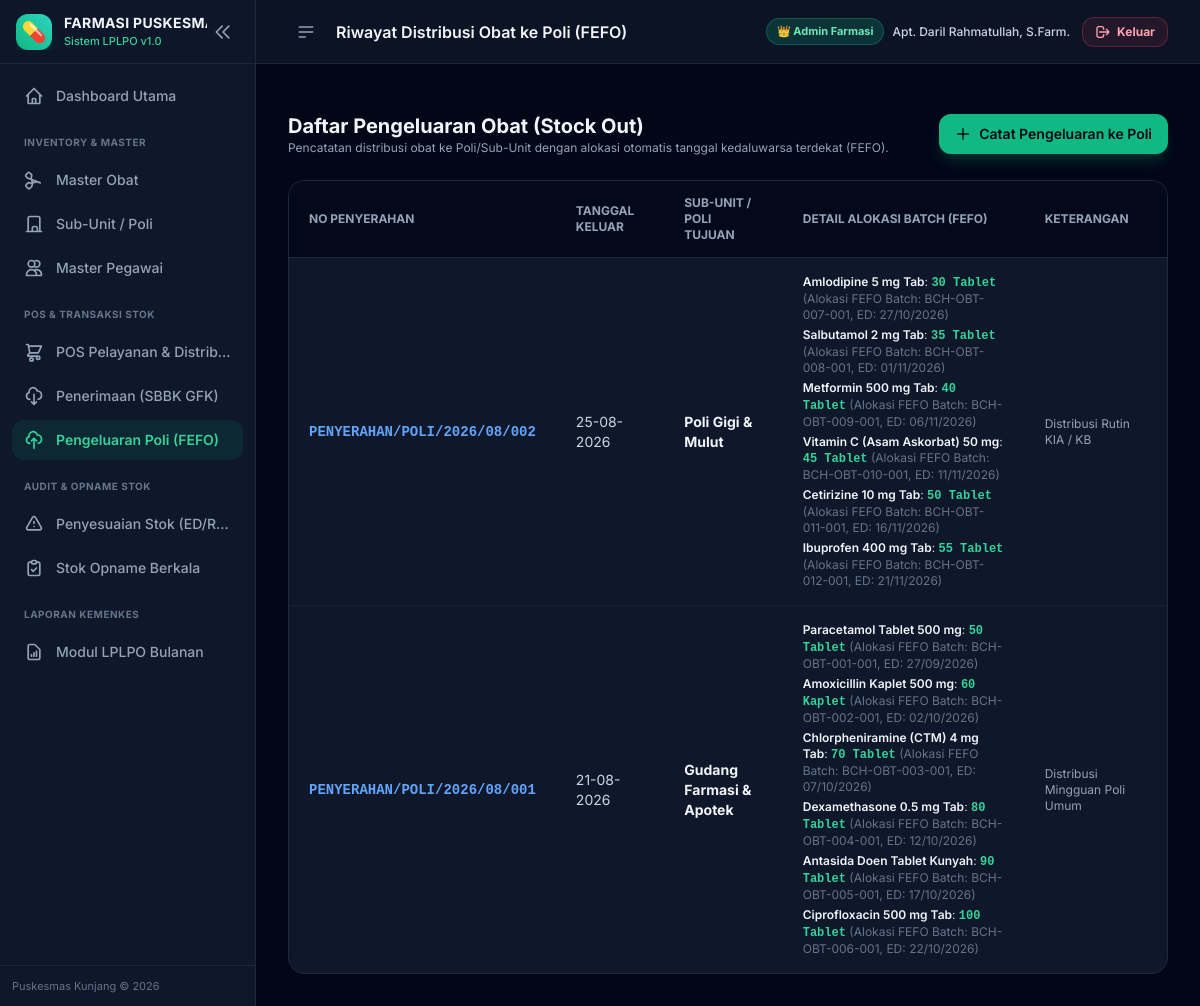
The app's page /transaksi/keluar (signed in) with its own data.
### app/models.py (models this page shows, shortened)
class BaseModel(db.Model):
    __abstract__ = True

class TransaksiKeluar(BaseModel):
    __tablename__ = 'transaksi_keluar'
    id = db.Column(db.Integer, primary_key=True)
    no_penyerahan = db.Column(db.String(50), nullable=False)
    subunit_id = db.Column(db.Integer, db.ForeignKey('sub_unit.id'), nullable=False)
    tanggal_keluar = db.Column(db.Date, nullable=False, default=date.today)
    keterangan = db.Column(db.Text)
    created_at = db.Column(db.DateTime, default=datetime.utcnow)
    items = db.relationship('TransaksiKeluarItem', backref='transaksi', lazy=True, cascade="all, delete-orphan")

class SubUnit(BaseModel):
    __tablename__ = 'sub_unit'
    id = db.Column(db.Integer, primary_key=True)
    nama_subunit = db.Column(db.String(100), nullable=False, unique=True)
    penanggung_jawab = db.Column(db.String(100))
    keterangan = db.Column(db.String(255))
    created_at = db.Column(db.DateTime, default=datetime.utcnow)
    transaksi_keluar = db.relationship('TransaksiKeluar', backref='subunit', lazy=True)

class TransaksiKeluarItem(BaseModel):
    __tablename__ = 'transaksi_keluar_item'
    id = db.Column(db.Integer, primary_key=True)
    transaksi_keluar_id = db.Column(db.Integer, db.ForeignKey('transaksi_keluar.id'), nullable=False)
    obat_id = db.Column(db.Integer, db.ForeignKey('obat.id'), nullable=False)
    batch_id = db.Column(db.Integer, db.ForeignKey('batch_obat.id'), nullable=False)
    jumlah = db.Column(db.Integer, nullable=False)
    obat = db.relationship('Obat')
    batch = db.relationship('BatchObat')

class Obat(BaseModel):
    __tablename__ = 'obat'
    id = db.Column(db.Integer, primary_key=True)
    kode_obat = db.Column(db.String(50), unique=True, nullable=False, index=True)
    nama_obat = db.Column(db.String(150), nullable=False)
    bentuk_sediaan = db.Column(db.String(50), default='Tablet')
    satuan = db.Column(db.String(30), default='Tablet')
    kategori = db.Column(db.String(50), default='Generik')
    harga_satuan = db.Column(db.Float, default=0.0)
    stok_minimum = db.Column(db.Integer, default=10)
    buffer_percent = db.Column(db.Float, default=0.20)
    created_at = db.Column(db.DateTime, default=datetime.utcnow)
    batches = db.relationship('BatchObat', backref='obat', lazy=True, cascade="all, delete-orphan")

class BatchObat(BaseModel):
    __tablename__ = 'batch_obat'
    id = db.Column(db.Integer, primary_key=True)
    obat_id = db.Column(db.Integer, db.ForeignKey('obat.id'), nullable=False)
    no_batch = db.Column(db.String(50), nullable=False)
    expired_date = db.Column(db.Date, nullable=False)
    stok_awal = db.Column(db.Integer, default=0)
    stok_sekarang = db.Column(db.Integer, default=0)
    sumber_dana = db.Column(db.String(50), default='APBD')
    harga_batch = db.Column(db.Float, default=0.0)
    created_at = db.Column(db.DateTime, default=datetime.utcnow)

### app/routes/transaksi.py (the view)
@transaksi_bp.route('/keluar')
def list_keluar():
    page = request.args.get('page', 1, type=int)
    pagination = TransaksiKeluar.query.order_by(TransaksiKeluar.tanggal_keluar.desc()).paginate(page=page, per_page=15, error_out=False)
    transaksi_list = pagination.items
    return render_template('transaksi/keluar_list.html', transaksi_list=transaksi_list, pagination=pagination)

### app/templates/transaksi/keluar_list.html (shortened to what this page needs)
{% extends 'base.html' %}
{% block header_title %}Riwayat Distribusi Obat ke Poli (FEFO){% endblock %}
{% block content %}
<div class="space-y-6">
    <div class="flex flex-col sm:flex-row items-start sm:items-center justify-between gap-4">
        <div>
            <h3 class="text-xl font-bold text-slate-100">Daftar Pengeluaran Obat (Stock Out)</h3>
            <p class="text-xs text-slate-400">Pencatatan distribusi obat ke Poli/Sub-Unit dengan alokasi otomatis tanggal kedaluwarsa terdekat (FEFO).</p>
        </div>
        <a href="{{ url_for('transaksi.tambah_keluar') }}" class="px-4 py-2.5 bg-emerald-500 hover:bg-emerald-400 text-slate-950 font-semibold rounded-xl transition-all shadow-lg shadow-emerald-500/20 flex items-center gap-2 text-sm">
            <svg class="w-4 h-4" fill="none" stroke="currentColor" viewBox="0 0 24 24"><path stroke-linecap="round" stroke-linejoin="round" stroke-width="2" d="M12 4v16m8-8H4"/></svg>
            Catat Pengeluaran ke Poli
        </a>
    </div>
    <div class="bg-slate-900 rounded-2xl border border-slate-800 overflow-hidden">
        <div class="overflow-x-auto">
            <table class="w-full text-sm text-left">
                <thead class="text-xs uppercase bg-slate-950/80 text-slate-400 border-b border-slate-800">
                    <tr>
                        <th class="px-5 py-3.5">No Penyerahan</th>
                        <th class="px-5 py-3.5">Tanggal Keluar</th>
                        <th class="px-5 py-3.5">Sub-Unit / Poli Tujuan</th>
                        <th class="px-5 py-3.5">Detail Alokasi Batch (FEFO)</th>
                        <th class="px-5 py-3.5">Keterangan</th>
                    </tr>
                </thead>
                <tbody class="divide-y divide-slate-800/60">
                    {% if transaksi_list %}
                        {% for t in transaksi_list %}
                        <tr class="hover:bg-slate-800/40 transition-colors">
                            <td class="px-5 py-4 font-mono font-bold text-blue-400">{{ t.no_penyerahan }}</td>
                            <td class="px-5 py-4 text-slate-300">{{ t.tanggal_keluar.strftime('%d-%m-%Y') }}</td>
                            <td class="px-5 py-4 font-bold text-slate-100">{{ t.subunit.nama_subunit }}</td>
                            <td class="px-5 py-4">
                                <div class="space-y-1">
                                    {% for item in t.items %}
                                    <div class="text-xs text-slate-300">
                                        <span class="font-semibold text-slate-100">{{ item.obat.nama_obat }}</span>:
                                        <span class="font-mono text-emerald-400 font-bold">{{ item.jumlah|number }} {{ item.obat.satuan }}</span>
                                        <span class="text-slate-500">(Alokasi FEFO Batch: {{ item.batch.no_batch }}, ED: {{ item.batch.expired_date.strftime('%d/%m/%Y') }})</span>
                                    </div>
                                    {% endfor %}
                                </div>
                            </td>
                            <td class="px-5 py-4 text-slate-400 text-xs">{{ t.keterangan or '-' }}</td>
                        </tr>
                        {% endfor %}
                    {% else %}
                        <tr>
                            <td colspan="5" class="text-center py-8 text-slate-500 text-sm">Belum ada riwayat transaksi pengeluaran ke poli.</td>
                        </tr>
                    {% endif %}
                </tbody>
            </table>
        </div>
    </div>
</div>
{% endblock %}

### app/templates/base.html (style rules this page uses)
body { font-family: 'Inter', sans-serif; }

### records on screen
TransaksiKeluar: no_penyerahan "PENYERAHAN/POLI/2026/08/002", tanggal_keluar "25-08-2026", subunit.nama_subunit "Poli Gigi & Mulut", keterangan "Distribusi Rutin KIA / KB"
TransaksiKeluarItem: obat.nama_obat "Amlodipine 5 mg Tab", jumlah|number "30", obat.satuan "Tablet", batch.no_batch "BCH-OBT-007-001", batch.expired_date "27/10/2026"
TransaksiKeluarItem: obat.nama_obat "Salbutamol 2 mg Tab", jumlah|number "35", obat.satuan "Tablet", batch.no_batch "BCH-OBT-008-001", batch.expired_date "01/11/2026"
TransaksiKeluarItem: obat.nama_obat "Metformin 500 mg Tab", jumlah|number "40", obat.satuan "Tablet", batch.no_batch "BCH-OBT-009-001", batch.expired_date "06/11/2026"
TransaksiKeluarItem: obat.nama_obat "Vitamin C (Asam Askorbat) 50 mg", jumlah|number "45", obat.satuan "Tablet", batch.no_batch "BCH-OBT-010-001", batch.expired_date "11/11/2026"
TransaksiKeluarItem: obat.nama_obat "Cetirizine 10 mg Tab", jumlah|number "50", obat.satuan "Tablet", batch.no_batch "BCH-OBT-011-001", batch.expired_date "16/11/2026"
TransaksiKeluarItem: obat.nama_obat "Ibuprofen 400 mg Tab", jumlah|number "55", obat.satuan "Tablet", batch.no_batch "BCH-OBT-012-001", batch.expired_date "21/11/2026"
TransaksiKeluar: no_penyerahan "PENYERAHAN/POLI/2026/08/001", tanggal_keluar "21-08-2026", subunit.nama_subunit "Gudang Farmasi & Apotek", keterangan "Distribusi Mingguan Poli Umum"
TransaksiKeluarItem: obat.nama_obat "Paracetamol Tablet 500 mg", jumlah|number "50", obat.satuan "Tablet", batch.no_batch "BCH-OBT-001-001", batch.expired_date "27/09/2026"
TransaksiKeluarItem: obat.nama_obat "Amoxicillin Kaplet 500 mg", jumlah|number "60", obat.satuan "Kaplet", batch.no_batch "BCH-OBT-002-001", batch.expired_date "02/10/2026"
TransaksiKeluarItem: obat.nama_obat "Chlorpheniramine (CTM) 4 mg Tab", jumlah|number "70", obat.satuan "Tablet", batch.no_batch "BCH-OBT-003-001", batch.expired_date "07/10/2026"
TransaksiKeluarItem: obat.nama_obat "Dexamethasone 0.5 mg Tab", jumlah|number "80", obat.satuan "Tablet", batch.no_batch "BCH-OBT-004-001", batch.expired_date "12/10/2026"
TransaksiKeluarItem: obat.nama_obat "Antasida Doen Tablet Kunyah", jumlah|number "90", obat.satuan "Tablet", batch.no_batch "BCH-OBT-005-001", batch.expired_date "17/10/2026"
TransaksiKeluarItem: obat.nama_obat "Ciprofloxacin 500 mg Tab", jumlah|number "100", obat.satuan "Tablet", batch.no_batch "BCH-OBT-006-001", batch.expired_date "22/10/2026"

### other values on screen
{{ session.get('nama_lengkap') }} "Apt. Daril Rahmatullah, S.Farm."
